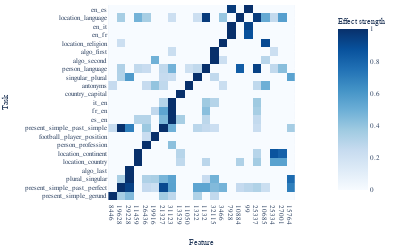

Write notebook code for a chart like this one.
### Code cell
import json

with open("micrlhf-progress/detector_heatmap_l11.json") as f:
    data = json.load(f)


import plotly.express as px

x_labels = [str(x) for x in data["features"]]
y_labels = [str(x).replace("_", "_") for x in data["task_names"]]

heatmap = np.array(data["heatmap"])

heatmap = np.flip(heatmap, axis=0)

heatmap[heatmap == 0.2] = 0

y_labels = y_labels[::-1]

heatmap = heatmap[:, :22]
x_labels = x_labels[:22]

fig = px.imshow(heatmap, x=x_labels, y=y_labels, width=1000, height=600, color_continuous_scale="Blues", 
                labels=dict(x="Feature", y="Task", color="Effect strength"))

fig.update_layout(width =400, height=250, 
                font_family="Serif", font_size=7, 
                margin_l=5, margin_t=5, margin_b=5, margin_r=5)

import plotly.io as pio
pio.write_image(fig, "micrlhf-progress/images/detector_heatmap_l11.pdf", width =400, height=250)

# fig.write_image("micrlhf-progress/images/executor_heatmap_l12.pdf")

fig.show()

### Figure 1 — Plotly figure (JSON) as saved in the notebook; plotly's stock layout.template omitted (floating-point values rounded to 4 significant figures; data arrays with more than 128 entries replaced by an {"elided": "..."} marker saying what was removed)
{"data": [{"coloraxis": "coloraxis", "hovertemplate": "Feature: %{x}<br>Task: %{y}<br>Effect strength: %{z}<extra></extra>", "name": "0", "type": "heatmap", "x": ["8446", "19628", "29228", "11459", "26436", "19916", "21327", "31123", "13529", "11050", "1322", "1132", "32115", "3466", "7928", "10884", "99", "25337", "10685", "25334", "27001", "15764"], "xaxis": "x", "y": ["en_es", "location_language", "en_it", "en_fr", "location_religion", "algo_first", "algo_second", "person_language", "singular_plural", "antonyms", "country_capital", "it_en", "fr_en", "es_en", "present_simple_past_simple", "football_player_position", "person_profession", "location_continent", "location_country", "algo_last", "plural_singular", "present_simple_past_perfect", "present_simple_gerund"], "yaxis": "y", "z": {"elided": "23x22 float values"}}], "layout": {"coloraxis": {"colorbar": {"title": {"text": "Effect strength"}}, "colorscale": [[0, "rgb(247,251,255)"], [0.125, "rgb(222,235,247)"], [0.25, "rgb(198,219,239)"], [0.375, "rgb(158,202,225)"], [0.5, "rgb(107,174,214)"], [0.625, "rgb(66,146,198)"], [0.75, "rgb(33,113,181)"], [0.875, "rgb(8,81,156)"], [1, "rgb(8,48,107)"]]}, "font": {"family": "Serif", "size": 7}, "height": 250, "margin": {"b": 5, "l": 5, "r": 5, "t": 5}, "width": 400, "xaxis": {"anchor": "y", "constrain": "domain", "domain": [0, 1], "scaleanchor": "y", "title": {"text": "Feature"}}, "yaxis": {"anchor": "x", "autorange": "reversed", "constrain": "domain", "domain": [0, 1], "title": {"text": "Task"}}}}
